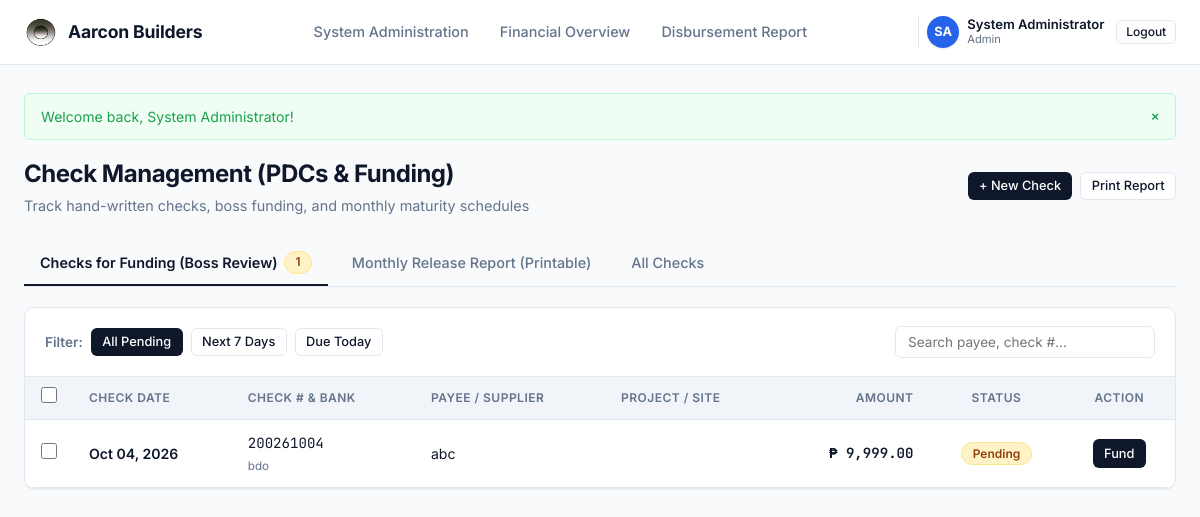
The app's page /checks.php (signed in), older data.
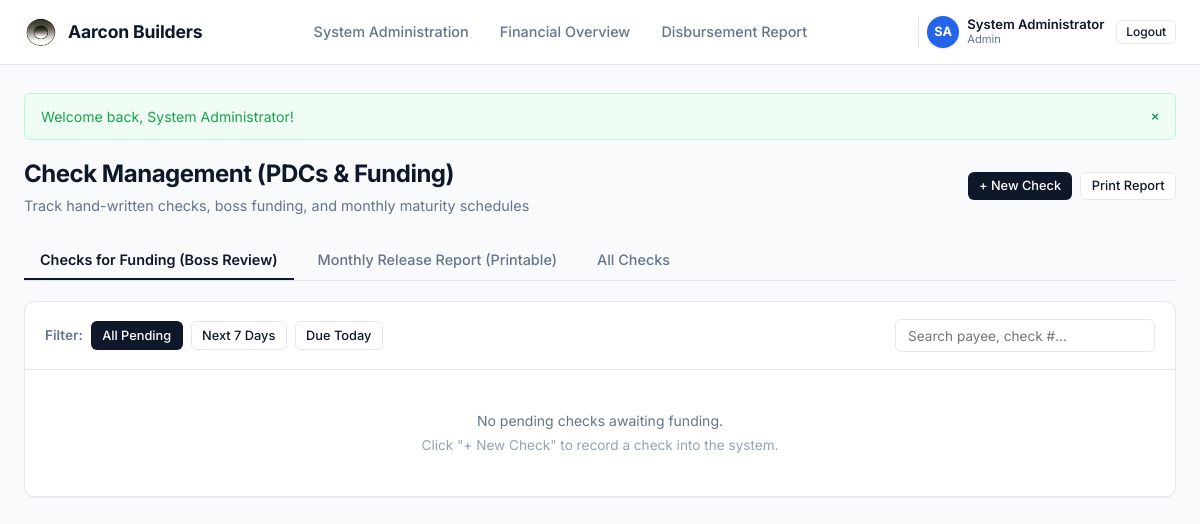
The same page, newer data.
### tables this page shows
CREATE TABLE checks (
    id INTEGER PRIMARY KEY AUTOINCREMENT,
    check_number VARCHAR(50) NOT NULL UNIQUE,
    bank_name VARCHAR(100) NOT NULL,
    account_number VARCHAR(100) DEFAULT '',
    payee VARCHAR(255) NOT NULL,
    amount DECIMAL(12, 2) NOT NULL,
    issue_date DATE NOT NULL,
    check_date DATE NOT NULL, -- Post-date / Maturity date
    category VARCHAR(100) DEFAULT 'Materials',
    project_name VARCHAR(255) DEFAULT 'General Operations',
    status VARCHAR(50) DEFAULT 'pending', -- 'pending', 'funded', 'cleared', 'cancelled'
    funded_at DATETIME DEFAULT NULL,
    funded_by VARCHAR(100) DEFAULT NULL,
    remarks TEXT DEFAULT '',
    created_at DATETIME DEFAULT CURRENT_TIMESTAMP
);

### config/config.php (called while the page is built, shortened)
<?php
function get_currency_symbol() {
    if (function_exists('get_system_setting')) {
        $val = get_system_setting('currency_symbol');
        if (!empty($val)) return $val;
    }
    return CURRENCY_SYMBOL;
}
function get_app_name() {
    if (function_exists('get_system_setting')) {
        $val = get_system_setting('company_name');
        if (!empty($val)) return $val;
    }
    return APP_NAME;
}
function format_money($amount) {
    return get_currency_symbol() . ' ' . number_format((float)$amount, 2);
}
function format_date($dateStr, $format = 'M d, Y') {
    $time = strtotime($dateStr);
    return $time ? date($format, $time) : $dateStr;
}
function e($string) {
    return htmlspecialchars($string ?? '', ENT_QUOTES, 'UTF-8');
}
require_once __DIR__ . '/../includes/auth.php';

### includes/auth.php (called while the page is built, shortened)
<?php
require_once __DIR__ . '/../config/config.php';
function get_system_setting(string $key, string $default = ''): string {
    static $settingsCache = null;
    if ($settingsCache === null) {
        $settingsCache = [];
        try {
            $db = get_db();
            $rows = $db->query('SELECT setting_key, setting_value FROM system_settings')->fetchAll();
            foreach ($rows as $r) {
                $settingsCache[$r['setting_key']] = $r['setting_value'];
            }
        } catch (Exception $e) {
        }
    }
    return $settingsCache[$key] ?? $default;
}

### checks.php (the view, shortened to what the changed rows need)
<?php
require_once __DIR__ . '/config/config.php';
require_once __DIR__ . '/includes/header.php';
$db = get_db();
$activeTab = $_GET['tab'] ?? 'funding';
$whereClause = "WHERE status = 'pending'";
$pendingChecks = $db->query("SELECT * FROM checks {$whereClause} ORDER BY check_date ASC, id ASC")->fetchAll();
?>
<div class="page-header no-print">
    <div>
        <h1 class="page-title">Check Management (PDCs &amp; Funding)</h1>
    </div>
</div>
<div class="tabs-container">
    <div class="tabs-nav no-print">
        <button class="tab-btn <?= $activeTab === 'funding' ? 'active' : '' ?>" data-tab="tab-funding">
            Checks for Funding (Boss Review)
            <?php if (count($pendingChecks) > 0): ?>
                <span class="badge badge-pending"><?= count($pendingChecks) ?></span>
            <?php endif; ?>
        </button>
    </div>
    <div class="tab-pane <?= $activeTab === 'funding' ? 'active' : '' ?>" id="tab-funding">
        <div class="card">
            <div class="card-body" style="padding: 0;">
                <?php if (empty($pendingChecks)): ?>
                    <div class="empty-state">
                        No pending checks awaiting funding.
                        <p>Click "+ New Check" to record a check into the system.</p>
                    </div>
                <?php else: ?>
                    <div class="table-responsive">
                        <table class="data-table" id="pendingChecksTable">
                            <thead>
                                <tr>
                                    <th style="width: 36px; text-align: center;">
                                        <input type="checkbox" id="selectAllChecks" class="custom-checkbox">
                                    </th>
                                    <th>Check Date</th>
                                    <th>Check # &amp; Bank</th>
                                    <th>Payee / Supplier</th>
                                    <th>Project / Site</th>
                                    <th style="text-align: right;">Amount</th>
                                    <th style="text-align: center;">Status</th>
                                    <th style="text-align: center;">Action</th>
                                </tr>
                            </thead>
                            <tbody>
                                <?php foreach ($pendingChecks as $chk): ?>
                                    <tr>
                                        <td style="text-align: center;">
                                            <input type="checkbox" class="custom-checkbox check-select-item" value="<?= $chk['id'] ?>" data-amount="<?= $chk['amount'] ?>">
                                        </td>
                                        <td style="font-weight: 600;"><?= format_date($chk['check_date']) ?></td>
                                        <td>
                                            <span class="mono"><?= e($chk['check_number']) ?></span><br>
                                            <small style="color: var(--text-muted);"><?= e($chk['bank_name']) ?></small>
                                        </td>
                                        <td><?= e($chk['payee']) ?></td>
                                        <td style="color: var(--text-muted);"><?= e($chk['project_name']) ?></td>
                                        <td class="amount-col"><?= format_money($chk['amount']) ?></td>
                                        <td class="status-cell" style="text-align: center;">
                                            <span class="badge badge-pending">Pending</span>
                                        </td>
                                        <td class="action-cell" style="text-align: center;">
                                            <button class="btn btn-primary btn-sm btn-ajax-fund"
                                                    data-check-id="<?= $chk['id'] ?>"
                                                    data-check-num="<?= e($chk['check_number']) ?>">
                                                Fund
                                            </button>
                                        </td>
                                    </tr>
                                <?php endforeach; ?>
                            </tbody>
                        </table>
                    </div>
                <?php endif; ?>
            </div>
        </div>
    </div>
</div>
<?php require_once __DIR__ . '/includes/footer.php'; ?>

Row changes from the older to the newer data that the page shows:
no longer on this page (row edited): checks: check_date "Oct 04, 2026", check_number "200261004", bank_name "bdo", payee "abc", amount "₱ 9,999.00"
Text that changed along with them:
count($pendingChecks): "1" → (not shown)
form field value: "☐" → (not shown)
text no longer shown: "CHECK DATE CHECK # & BANK PAYEE / SUPPLIER PROJECT / SITE AMOUNT STATUS ACTION"
text now shown: "No pending checks awaiting funding. Click \"+ New Check\" to record a check into the system."
